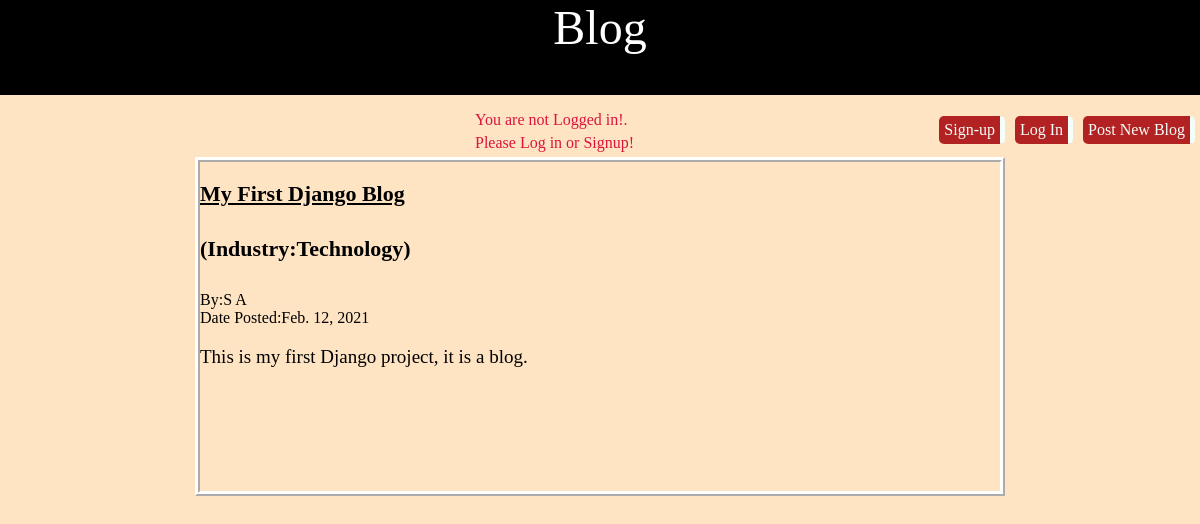
The page / on the database its author committed.
### blog/models.py (models this page shows, shortened)
class Post(models.Model):
    SUBJECT_CHOICES = (
        ('tech', 'Technology'),
        ('finance', 'Financial'),
        ('cons', 'Consumer'),
        ('cyber', 'Cybersecurity'),
    )
    genre = MultiSelectField(choices=SUBJECT_CHOICES, default='DEFAULT VALUE')
    title = models.CharField(max_length=50)
    first_name = models.CharField(max_length=30, default='')
    last_name = models.CharField(max_length=30, default='')
    body = models.TextField()
    post_date = models.DateField(auto_now_add=True)  # self

### blog/views.py (the view)
# urls.py: path('', BlogListView.as_view(), name='home'),
class BlogListView(ListView):
    model = Post
    template_name = 'home.html'

### templates/home.html
{% extends 'base.html' %}
{% block content %}
{% for post in object_list %}
 <body>
 <div class="blog-body">
 <div class=post-title">
    <h3><a href="{% url 'post_detail' post.pk %}">{{ post.title }} </a></h3>
    <h4>(Industry:{{ post.genre}})</h4>
 </div>
 <div class="post-body ">
    By:{{post.first_name }}
    {{post.last_name}}
    <br>Date Posted:{{ post.post_date}}
    <p>{{ post.body }}</p>
 </div>
 </div>
   {% endfor %}
  <body style="background-color: #FFE4C4;">
  </body>
{% endblock content %}

### static/css/base.css (style rules this page uses)
body { margin: 0; padding: 0; }
.post-title, h4, h3 a { color: #000000; background:#FFE4C4; font-size: 22px; }
.blog-body { width: 800px; margin: 0 auto; border-style: ridge; border-width: 5px; border-color: white; }
.post-body { color: #000000; background: #FFFFFF; height: 200px; background:#FFE4C4; }
.post-body p { font-size: 19px; font-color: #000000; background:#FFE4C4; }

### rows shown on the page
Post: title "My First Django Blog", genre "Technology", first_name "S", last_name "A", post_date "Feb. 12, 2021", body "This is my first Django project, it is a blog."
